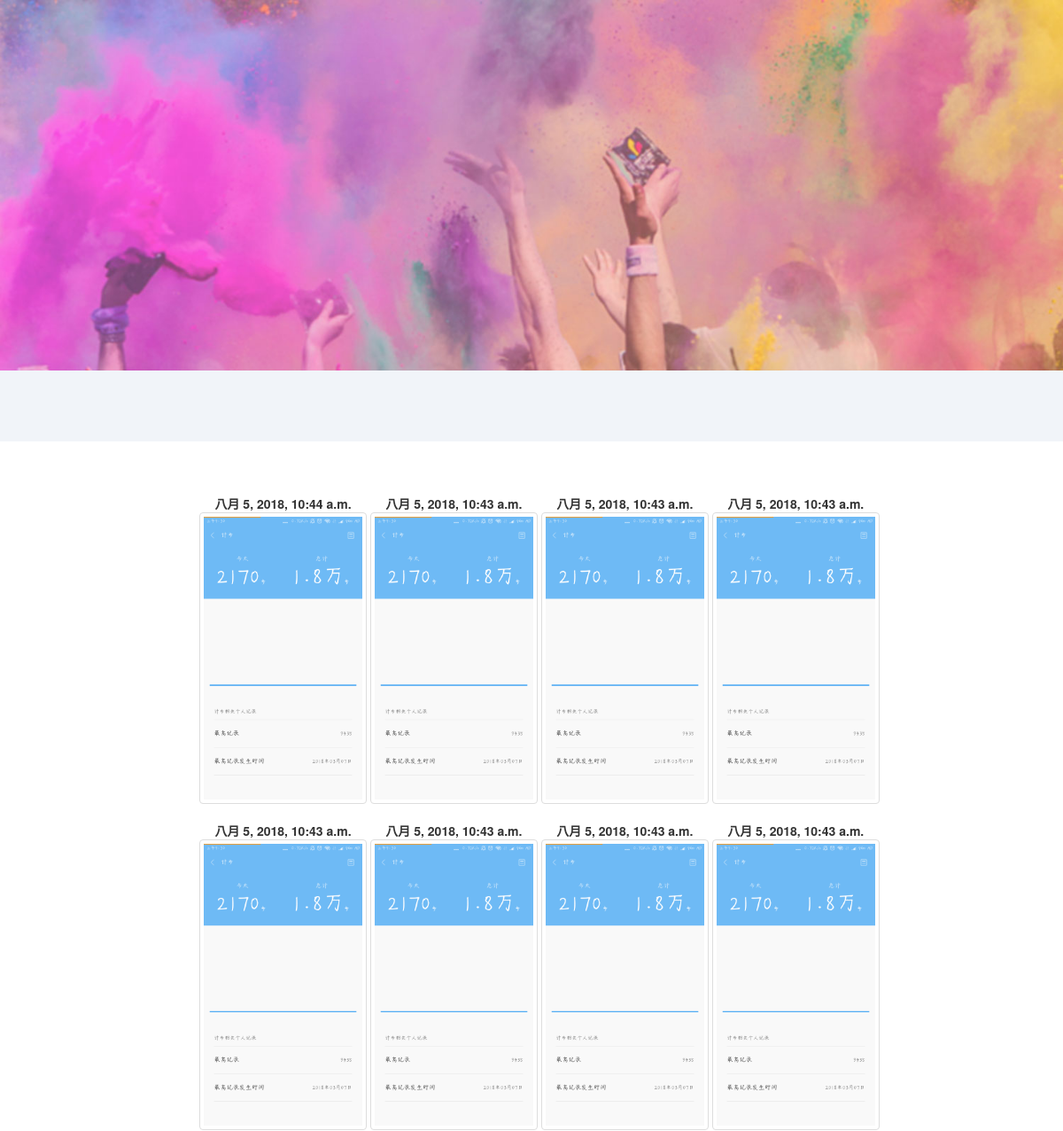
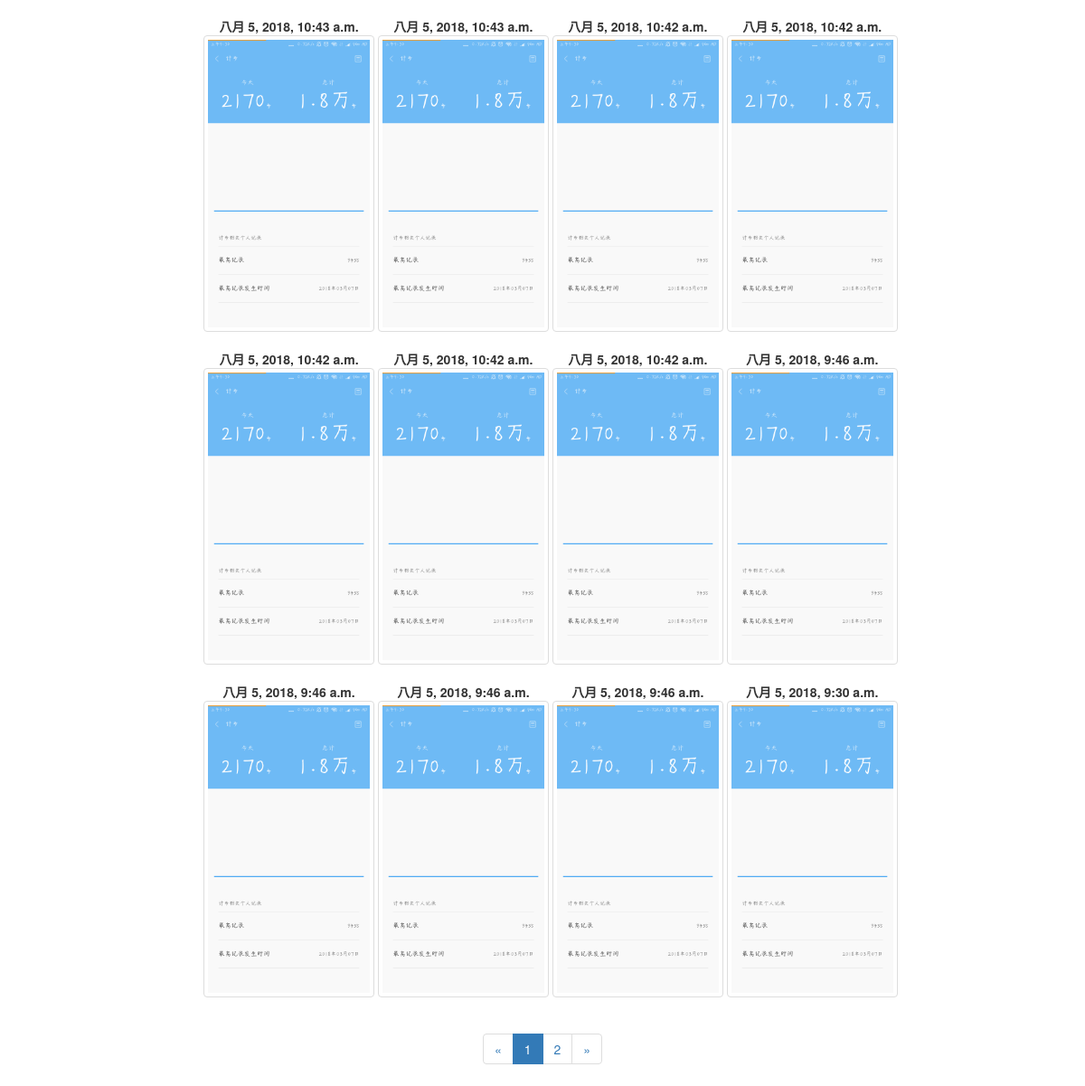
The page /run_img_list/ on the database its author committed (2 pictures, top to bottom).
### Run/models.py (models this page shows)
class Run(models.Model):
    img = models.ImageField(upload_to='./img')
    time = models.DateTimeField(auto_now_add=True)
    is_delete = models.BooleanField(default=False)
    class Meta:
        ordering = ['-time']

### Run/views.py (the view, shortened to what this page needs)
# urls.py: path('run_img_list/', run_img_list),
def run_img_list(request):
    run_list = Run.objects.filter(is_delete=False)
    page_num = request.GET.get('page', 1)
    paginator = Paginator(run_list, 20)
    article_list = paginator.get_page(page_num)
    context = {}
    context['run_list'] = article_list
    context['data'] = article_list.object_list
    context['obj'] = article_list
    if int(article_list.number) == 1:
        if (int(article_list.number) + 2) <= paginator.num_pages:
            context["page_num"]=range(int(article_list.number), int(article_list.number) + 3)
        else:
            context["page_num"]=range(int(article_list.number), int(paginator.num_pages) + 1)
    elif not article_list.has_next():
        if (int(article_list.number) - 2) > 0:
            context["page_num"]=range(int(article_list.number) - 2, int(article_list.number) + 1)
        else:
            context["page_num"]=range(1, int(article_list.number) + 1)
    return render(request, 'run_img_list.html', context)

### myapp/templates/run_img_list.html (shortened to what this page needs)
<!DOCTYPE html>
{%  load  staticfiles %}
<html lang="en">
<head>
    <link rel="stylesheet" href="https://cdn.bootcss.com/bootstrap/3.3.7/css/bootstrap.min.css">
</head>
<body style="margin: 0px">
<div style="margin: 0px; padding: 0px">
 <img style="width: 100%; margin: 0px" src={% static 'image/RunTitle.jpg' %}>
</div>
<div style="width: 100%; height: 80px; background-color: #f1f4f9; padding: 0px"></div>
<div class="row" style="width: 100%; margin-top: 5%;">
  <div class="col-xs-6 col-md-3" style="width: 100%; padding-left: 20%">
      {% for run in run_list %}
          <div style="display: inline-block; width: 20%; text-align: center">
              <b>{{ run.time }}</b>
            <img style="width: 100%"  class="thumbnail" src='/media/{{ run.img }}' />
          </div>
      {% endfor %}
  </div>
</div>
<div style="text-align: center">
        <ul class="pagination">
            <li>
                {% if obj.number == 1 %}
                    <a class="previous disabled" aria-label="Previous">
                    <span aria-hidden="true">&laquo;</span>
                    </a>
                {% else %}
                    <a href="?page={{ obj.previous_page_number }}" aria-label="Previous">
                    <span aria-hidden="true">&laquo;</span>
                    </a>
                {% endif %}
            </li>
            {% for num in page_num %}
                {% if num == obj.number %}
                    <li class="active"><a href="?page={{ num }}">{{ num }}</a></li>
                {% else %}
                    <li><a href="?page={{ num }}">{{ num }}</a></li>
                {% endif %}
            {% endfor %}
            <li>
                {% if not obj.has_next %}
                    <a class="previous disabled" aria-label="Next">
                    <span aria-hidden="true">&raquo;</span>
                    </a>
                {% else %}
                    <a href="?page={{ obj.next_page_number }}" aria-label="Next">
                    <span aria-hidden="true">&raquo;</span>
                    </a>
                {% endif %}
            </li>
        </ul>
</div>
</body>
</html>

### rows shown on the page
Run: time "八月 5, 2018, 10:44 a.m.", img (picture)
Run: time "八月 5, 2018, 10:43 a.m.", img (picture)
Run: time "八月 5, 2018, 10:43 a.m.", img (picture)
Run: time "八月 5, 2018, 10:43 a.m.", img (picture)
Run: time "八月 5, 2018, 10:43 a.m.", img (picture)
Run: time "八月 5, 2018, 10:43 a.m.", img (picture)
Run: time "八月 5, 2018, 10:43 a.m.", img (picture)
Run: time "八月 5, 2018, 10:43 a.m.", img (picture)
Run: time "八月 5, 2018, 10:43 a.m.", img (picture)
Run: time "八月 5, 2018, 10:43 a.m.", img (picture)
Run: time "八月 5, 2018, 10:42 a.m.", img (picture)
Run: time "八月 5, 2018, 10:42 a.m.", img (picture)
Run: time "八月 5, 2018, 10:42 a.m.", img (picture)
Run: time "八月 5, 2018, 10:42 a.m.", img (picture)
Run: time "八月 5, 2018, 10:42 a.m.", img (picture)
Run: time "八月 5, 2018, 9:46 a.m.", img (picture)
Run: time "八月 5, 2018, 9:46 a.m.", img (picture)
Run: time "八月 5, 2018, 9:46 a.m.", img (picture)
Run: time "八月 5, 2018, 9:46 a.m.", img (picture)
Run: time "八月 5, 2018, 9:30 a.m.", img (picture)

### other values the page prints
{{ num }} "1"
{{ num }} "2"
